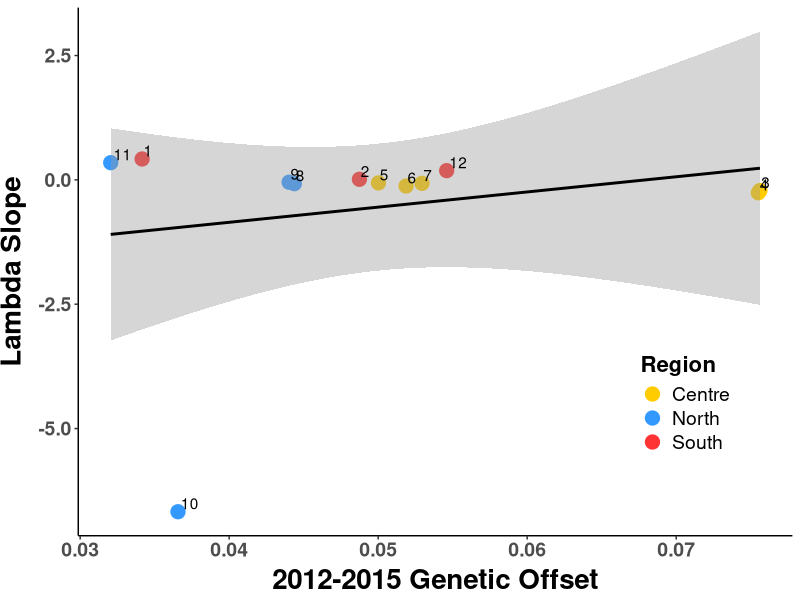
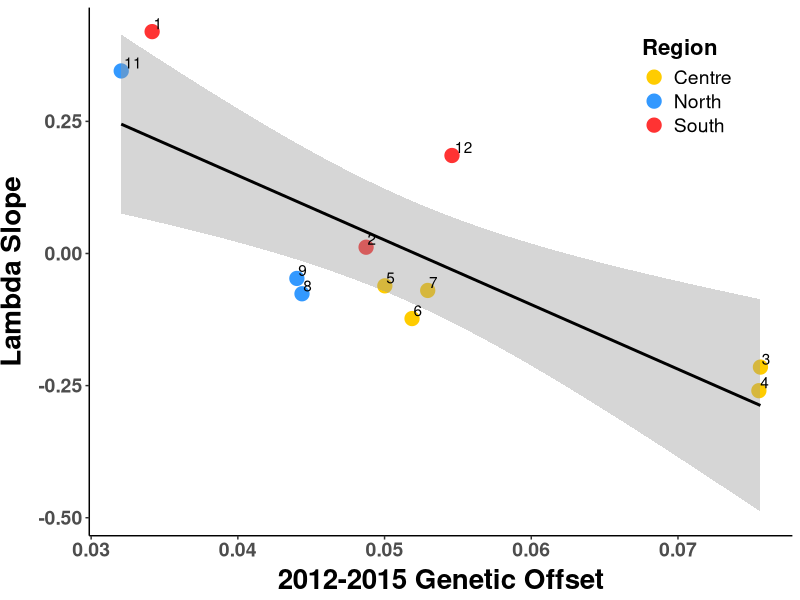
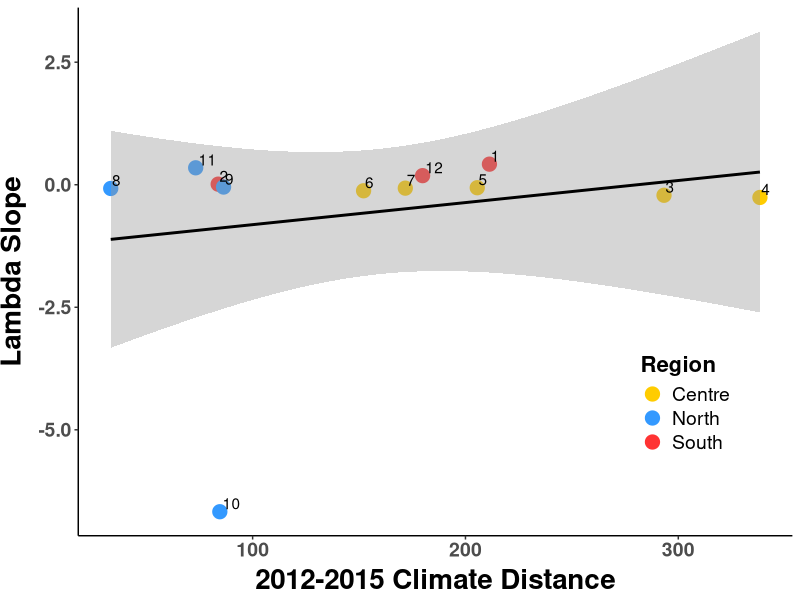
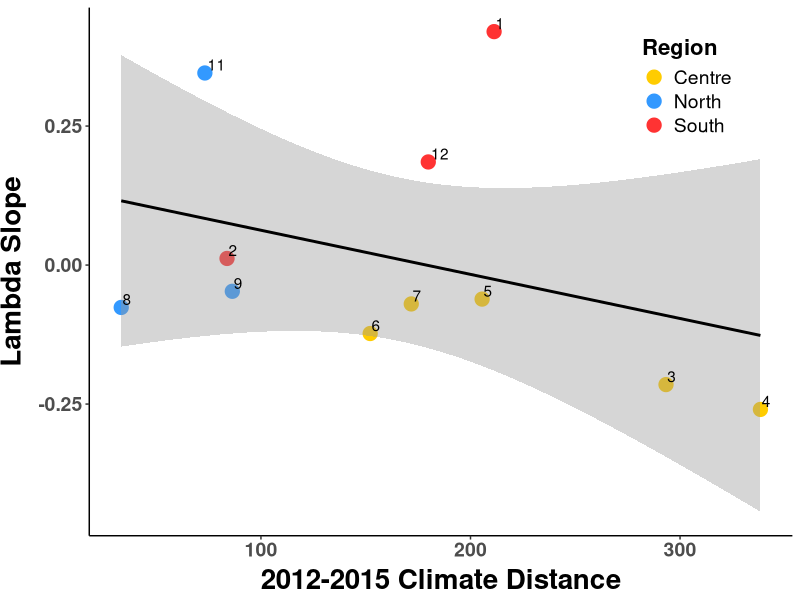
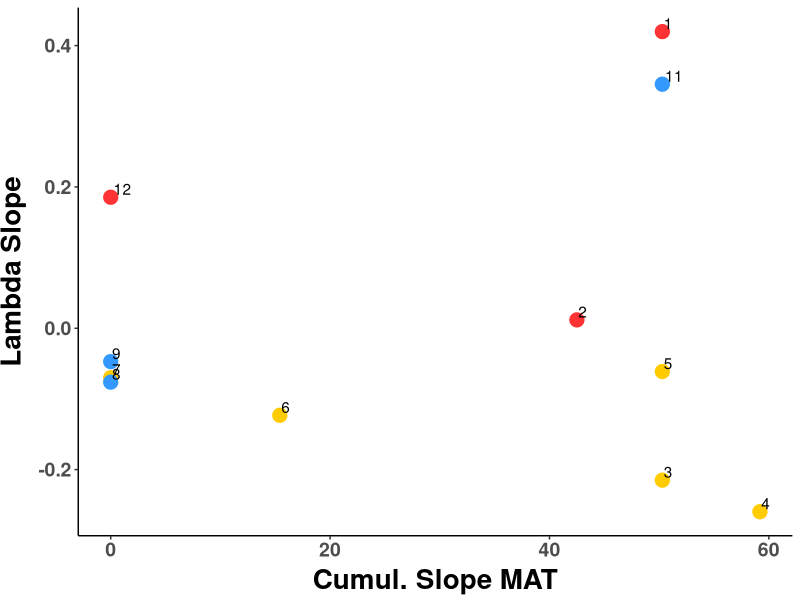
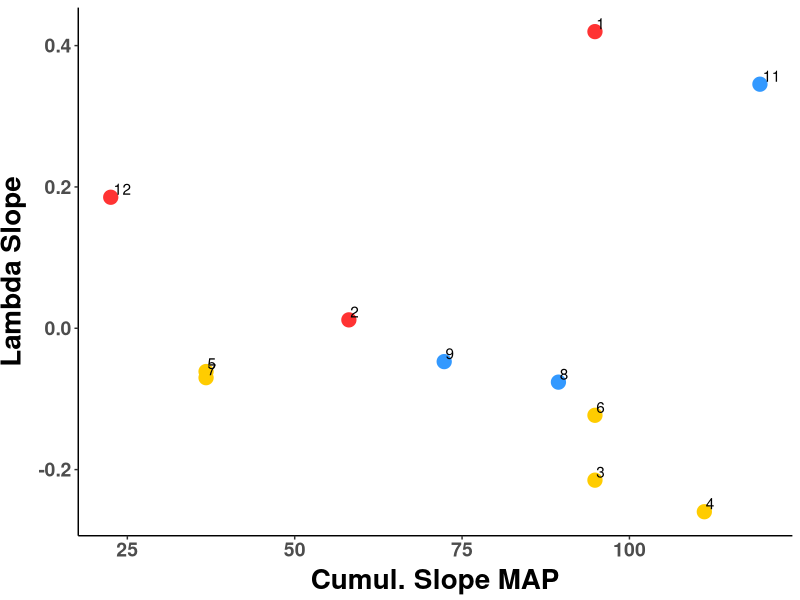
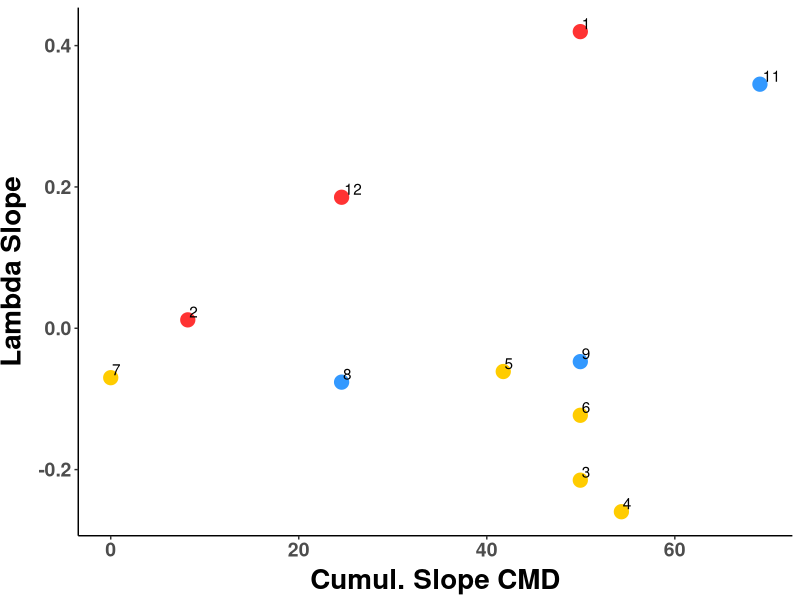
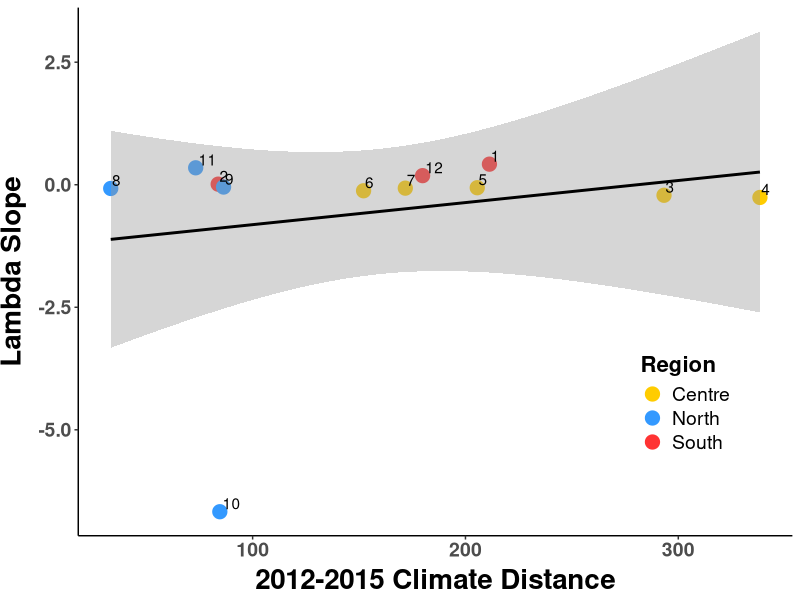

Recreate these plots in R, in order.
##################################################################################
## Gradient forest plots
## Author Daniel Anstett
## 
## 
## Last Modified September 19, 2022
###################################################################################

#Library install and import
library(tidyverse) 
library(car)
library(ggrepel)

#Import data
offset_pop_nocumul <- read_csv("Genomics_scripts/Data/offset_pop_lambda.csv")
slope.cumul <- read_csv("Genomics_scripts/Data/slope.cumul.csv")
offset_pop <- cbind(offset_pop_nocumul,slope.cumul)
colnames(offset_pop)[18] <- "cumul_MAT" ; colnames(offset_pop)[19] <- "cumul_MAP"

offset_pop_mod <- offset_pop %>% filter(Paper_ID!=10)

#stats
lm.1215 <- lm(lambda_slope~offset_1215,data=offset_pop)
lm.1215_mod <- lm(lambda_slope~offset_1215,data=offset_pop_mod)

lm.dist <- lm(lambda_slope~clim_distance,data=offset_pop)
lm.dist_mod <- lm(lambda_slope~clim_distance,data=offset_pop_mod)


#Without pop 10
summary(lm.1215_mod)
Anova(lm.1215_mod,type="III")

summary(lm.dist_mod)
Anova(lm.dist_mod,type="III")


# With pop 10
summary(lm.1215)
Anova(lm.1215,type="III")

summary(lm.dist)
Anova(lm.dist,type="III")




#######################################################################################################3####

#2012-2015 offset plotted against lambda
ggplot(offset_pop, aes(x=offset_1215, y=lambda_slope, label=Paper_ID)) + 
  geom_point(aes(color=Region), size =4.5)+
  geom_smooth(method=lm,color="black")+
#  geom_label_repel(aes(label = Paper_ID))+
  geom_text(hjust=-.15, vjust=-.2)+
  scale_y_continuous(name="Lambda Slope")+
  scale_x_continuous(name="2012-2015 Genetic Offset")+
  scale_color_manual(values= c("North"="#3399FF", "Centre"="#FFCC00", "South"="#FF3333"))+
  theme_classic() + theme(
    axis.text.x = element_text(size=14, face="bold"),
    axis.text.y = element_text(size=14,face="bold"),
    axis.title.x = element_text(color="black", size=20, vjust = 0.5, face="bold"),
    axis.title.y = element_text(color="black", size=20,vjust = 2, face="bold",hjust=0.5),
    legend.position = c(0.85, 0.25),legend.text=element_text(size=14),
    legend.title=element_text(size=16,face="bold"))
#ggsave("Graphs_Oct_22/offset_lambda_slope_1215.pdf",width=8, height = 6, units = "in")



#2012-2015 offset plotted against lambda, rm pop 10
ggplot(offset_pop_mod, aes(x=offset_1215, y=lambda_slope, label=Paper_ID)) + 
  geom_point(aes(color=Region), size =4.5)+
  geom_smooth(method=lm,color="black")+
  #  geom_label_repel(aes(label = Paper_ID))+
  geom_text(hjust=-.15, vjust=-.2)+
  scale_y_continuous(name="Lambda Slope")+
  scale_x_continuous(name="2012-2015 Genetic Offset")+
  scale_color_manual(values= c("North"="#3399FF", "Centre"="#FFCC00", "South"="#FF3333"))+
  theme_classic() + theme(
    axis.text.x = element_text(size=14, face="bold"),
    axis.text.y = element_text(size=14,face="bold"),
    axis.title.x = element_text(color="black", size=20, vjust = 0.5, face="bold"),
    axis.title.y = element_text(color="black", size=20,vjust = 2, face="bold",hjust=0.5),
    legend.position = c(0.85, 0.85),legend.text=element_text(size=14),
    legend.title=element_text(size=16,face="bold"))
#ggsave("Graphs_Oct_22/offset_lambda_slope_1215_mod.pdf",width=7, height = 5, units = "in")

###########################

#climate distance plotted against lambda
ggplot(offset_pop, aes(x=clim_distance, y=lambda_slope, label=Paper_ID)) + 
  geom_point(aes(color=Region), size =4.5)+
  geom_smooth(method=lm,color="black")+
  #  geom_label_repel(aes(label = Paper_ID))+
  geom_text(hjust=-.15, vjust=-.2)+
  scale_y_continuous(name="Lambda Slope")+
  scale_x_continuous(name="2012-2015 Climate Distance")+
  scale_color_manual(values= c("North"="#3399FF", "Centre"="#FFCC00", "South"="#FF3333"))+
  theme_classic() + theme(
    axis.text.x = element_text(size=14, face="bold"),
    axis.text.y = element_text(size=14,face="bold"),
    axis.title.x = element_text(color="black", size=20, vjust = 0.5, face="bold"),
    axis.title.y = element_text(color="black", size=20,vjust = 2, face="bold",hjust=0.5),
    legend.position = c(0.85, 0.25),legend.text=element_text(size=14),
    legend.title=element_text(size=16,face="bold"))
ggsave("Graphs_Oct_22/5_distance_lambda.pdf",width=8, height = 6, units = "in")

#climate distance plotted against lambda, rm pop 10
ggplot(offset_pop_mod, aes(x=clim_distance, y=lambda_slope, label=Paper_ID)) + 
  geom_point(aes(color=Region), size =4.5)+
  geom_smooth(method=lm,color="black")+
  #  geom_label_repel(aes(label = Paper_ID))+
  geom_text(hjust=-.15, vjust=-.2)+
  scale_y_continuous(name="Lambda Slope")+
  scale_x_continuous(name="2012-2015 Climate Distance")+
  scale_color_manual(values= c("North"="#3399FF", "Centre"="#FFCC00", "South"="#FF3333"))+
  theme_classic() + theme(
    axis.text.x = element_text(size=14, face="bold"),
    axis.text.y = element_text(size=14,face="bold"),
    axis.title.x = element_text(color="black", size=20, vjust = 0.5, face="bold"),
    axis.title.y = element_text(color="black", size=20,vjust = 2, face="bold",hjust=0.5),
    legend.position = c(0.85, 0.85),legend.text=element_text(size=14),
    legend.title=element_text(size=16,face="bold"))
ggsave("Graphs_Oct_22/5_distance_lambda_mod.pdf",width=7, height = 5, units = "in")




#######################################################################################################3####

#Cumulative slope plotted against lambda. No Site 10
#MAT
ggplot(offset_pop_mod, aes(x=cumul_MAT, y=lambda_slope, label=Paper_ID)) + 
  geom_point(aes(color=Region), size =4.5)+
  #  geom_smooth(method=lm,color="black")+
  #  geom_label_repel(aes(label = Paper_ID))+
  geom_text(hjust=-.15, vjust=-.2)+
  scale_y_continuous(name="Lambda Slope")+
  scale_x_continuous(name="Cumul. Slope MAT")+
  scale_color_manual(values= c("North"="#3399FF", "Centre"="#FFCC00", "South"="#FF3333"))+
  theme_classic() + theme(
    axis.text.x = element_text(size=14, face="bold"),
    axis.text.y = element_text(size=14,face="bold"),
    axis.title.x = element_text(color="black", size=20, vjust = 0.5, face="bold"),
    axis.title.y = element_text(color="black", size=20,vjust = 2, face="bold",hjust=0.5),
    legend.position = c(1.85, 0.85),legend.text=element_text(size=14),
    legend.title=element_text(size=16,face="bold"))
ggsave("Graphs_Oct_22/lamda_cumul_slope_mat.pdf",width=7, height = 5, units = "in")

#MAP
ggplot(offset_pop_mod, aes(x=cumul_MAP, y=lambda_slope, label=Paper_ID)) + 
  geom_point(aes(color=Region), size =4.5)+
  #  geom_smooth(method=lm,color="black")+
  #  geom_label_repel(aes(label = Paper_ID))+
  geom_text(hjust=-.15, vjust=-.2)+
  scale_y_continuous(name="Lambda Slope")+
  scale_x_continuous(name="Cumul. Slope MAP")+
  scale_color_manual(values= c("North"="#3399FF", "Centre"="#FFCC00", "South"="#FF3333"))+
  theme_classic() + theme(
    axis.text.x = element_text(size=14, face="bold"),
    axis.text.y = element_text(size=14,face="bold"),
    axis.title.x = element_text(color="black", size=20, vjust = 0.5, face="bold"),
    axis.title.y = element_text(color="black", size=20,vjust = 2, face="bold",hjust=0.5),
    legend.position = c(1.85, 0.85),legend.text=element_text(size=14),
    legend.title=element_text(size=16,face="bold"))
ggsave("Graphs_Oct_22/lamda_cumul_slope_map.pdf",width=7, height = 5, units = "in")


#CMD
ggplot(offset_pop_mod, aes(x=cumul_CMD, y=lambda_slope, label=Paper_ID)) + 
  geom_point(aes(color=Region), size =4.5)+
  #  geom_smooth(method=lm,color="black")+
  #  geom_label_repel(aes(label = Paper_ID))+
  geom_text(hjust=-.15, vjust=-.2)+
  scale_y_continuous(name="Lambda Slope")+
  scale_x_continuous(name="Cumul. Slope CMD")+
  scale_color_manual(values= c("North"="#3399FF", "Centre"="#FFCC00", "South"="#FF3333"))+
  theme_classic() + theme(
    axis.text.x = element_text(size=14, face="bold"),
    axis.text.y = element_text(size=14,face="bold"),
    axis.title.x = element_text(color="black", size=20, vjust = 0.5, face="bold"),
    axis.title.y = element_text(color="black", size=20,vjust = 2, face="bold",hjust=0.5),
    legend.position = c(1.85, 0.85),legend.text=element_text(size=14),
    legend.title=element_text(size=16,face="bold"))
ggsave("Graphs_Oct_22/lamda_cumul_slope_cmd.pdf",width=7, height = 5, units = "in")
